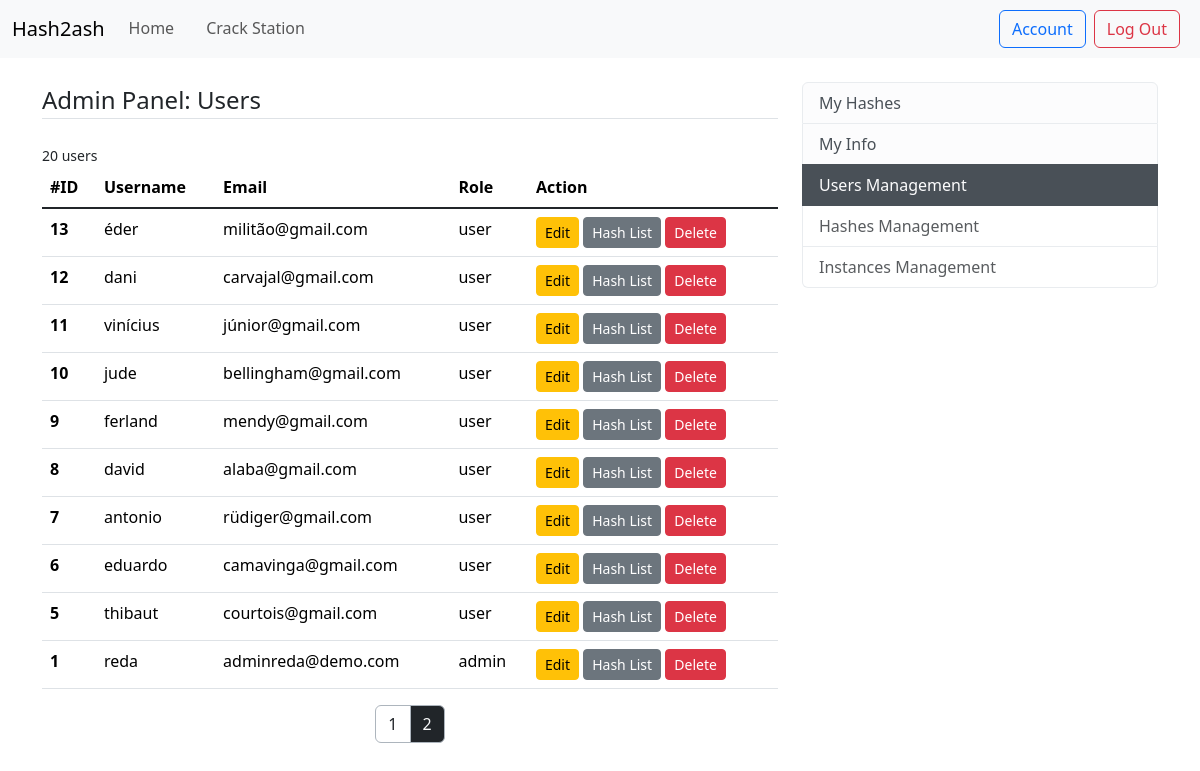
Page /adminpanel?page=2 (signed in) on the committed database.
### hash2ash/models.py (models this page shows, shortened)
class Users(db.Model, UserMixin):
    id_user = db.Column(db.Integer, primary_key=True)
    username = db.Column(db.String(20), unique=True, nullable=False)
    email = db.Column(db.String(120), unique=True, nullable=False)
    password = db.Column(db.String(60), nullable=False)
    role = db.Column(db.String(20), nullable=False, default='user')
    hashes = db.relationship('Hashes', backref='user', lazy=True)

### hash2ash/routes.py (the view, shortened to what this page needs)
@app.route('/adminpanel', methods=['GET', 'POST'])
@login_required
def adminpanel():
    if current_user.role != 'admin':
        flash('You are not authorized to access this page', 'danger')
        return redirect(url_for('home'))
    user_count = Users.query.count()
    form = AdminUpdateAccountForm()
    page = request.args.get('page', 1, type=int)
    users = Users.query.order_by(Users.id_user.desc()).paginate(page=page, per_page=10)
    return render_template('adminpanel.html', title='Admin Panel', form=form, users=users, user_count=user_count)

### hash2ash/models.py (called while the page is built)
@login_manager.user_loader # Fonction pour charger un utilisateur
def get_user(id_user):
    return Users.query.get(int(id_user))

### hash2ash/templates/adminpanel.html (shortened to what this page needs)
{% extends "layout.html" %}
{% block content %}
<div class="content-section">
    <legend class="border-bottom mb-4">Admin Panel: Users</legend>
    <small>{{user_count}} {{'users' if user_count > 1 else 'user'}}</small>
    <table class="table">
        <thead>
            <tr>
                <th scope="col">#ID</th>
                <th scope="col">Username</th>
                <th scope="col">Email</th>
                <th scope="col">Role</th>
                <th scope="col">Action</th>
            </tr>
        </thead>
        <tbody class="table-group-divider">
        {% for user in users.items %}
            <tr>
                <th scope="row">{{user.id_user}}</th>
                <td>{{user.username}}</td>
                <td>{{user.email}}</td>
                <td>{{user.role}}</td>
                <td>
                    <button type="button" class="btn btn-warning btn-sm" data-bs-toggle="modal" data-bs-target="#ModalUser{{user.id_user}}">Edit</button>
                    <button type="button" class="btn btn-secondary btn-sm " onclick="window.location.href='{{ url_for("adminpanelUserHashes", id_user=user.id_user) }}'">Hash List</button>
                    <button class="btn btn-danger btn-sm" type="button" data-bs-toggle="modal" data-bs-target="#deleteModal-{{user.id_user}}">Delete</button>
                </td>
            </tr>
        {% endfor %}
        </tbody>
    </table>
    <ul class="pagination justify-content-center">
        {% for page_num in users.iter_pages(left_edge=1, right_edge=1, left_current=1, right_current=2) %}
            {% if page_num %}
                {% if users.page == page_num %}
                    <li class="page-item active"><a class="page-link bg-dark text-light border-dark-subtle" href="{{ url_for('adminpanel', page=page_num) }}">{{ page_num }}</a></li>
                {% else %}
                    <li class="page-item"><a class="page-link text-dark border-dark-subtle" href="{{ url_for('adminpanel', page=page_num) }}">{{ page_num }}</a></li>
                {% endif %}
            {% else %}
                <li class="page-item page-link text-dark border-dark-subtle">...</li>
            {% endif %}
        {% endfor %}
    </ul>
</div>
{% endblock %}

### rows in the picture
Users: id_user "13", username "éder", email "militão@gmail.com", role "user"
Users: id_user "12", username "dani", email "carvajal@gmail.com", role "user"
Users: id_user "11", username "vinícius", email "júnior@gmail.com", role "user"
Users: id_user "10", username "jude", email "bellingham@gmail.com", role "user"
Users: id_user "9", username "ferland", email "mendy@gmail.com", role "user"
Users: id_user "8", username "david", email "alaba@gmail.com", role "user"
Users: id_user "7", username "antonio", email "rüdiger@gmail.com", role "user"
Users: id_user "6", username "eduardo", email "camavinga@gmail.com", role "user"
Users: id_user "5", username "thibaut", email "courtois@gmail.com", role "user"
Users: id_user "1", username "reda", email "adminreda@demo.com", role "admin"

### other values in the picture
{{ user_count }} "20"
{{ 'users' if user_count > 1 else 'user' }} "users"
{{ page_num }} "1"
{{ page_num }} "2"
